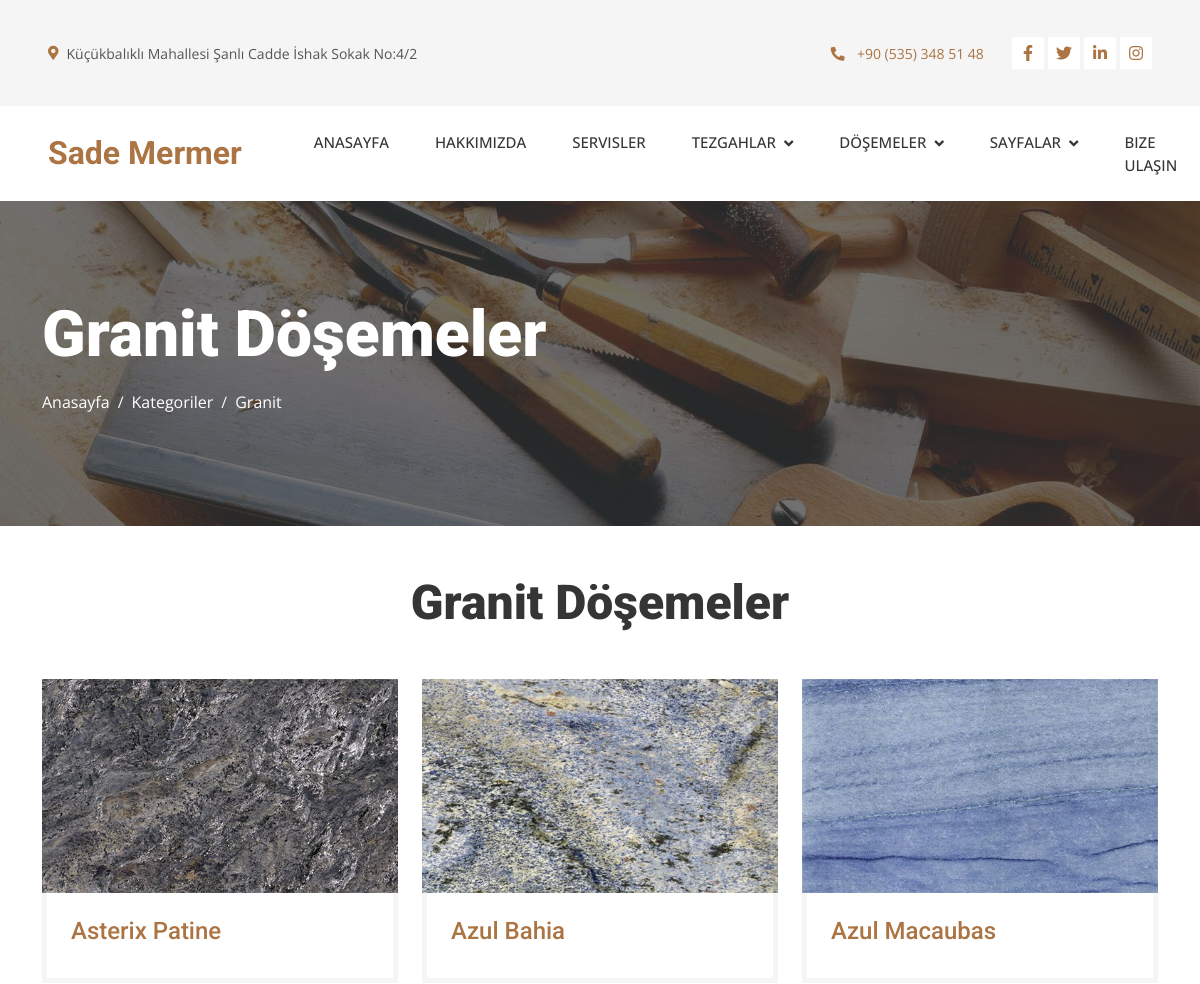
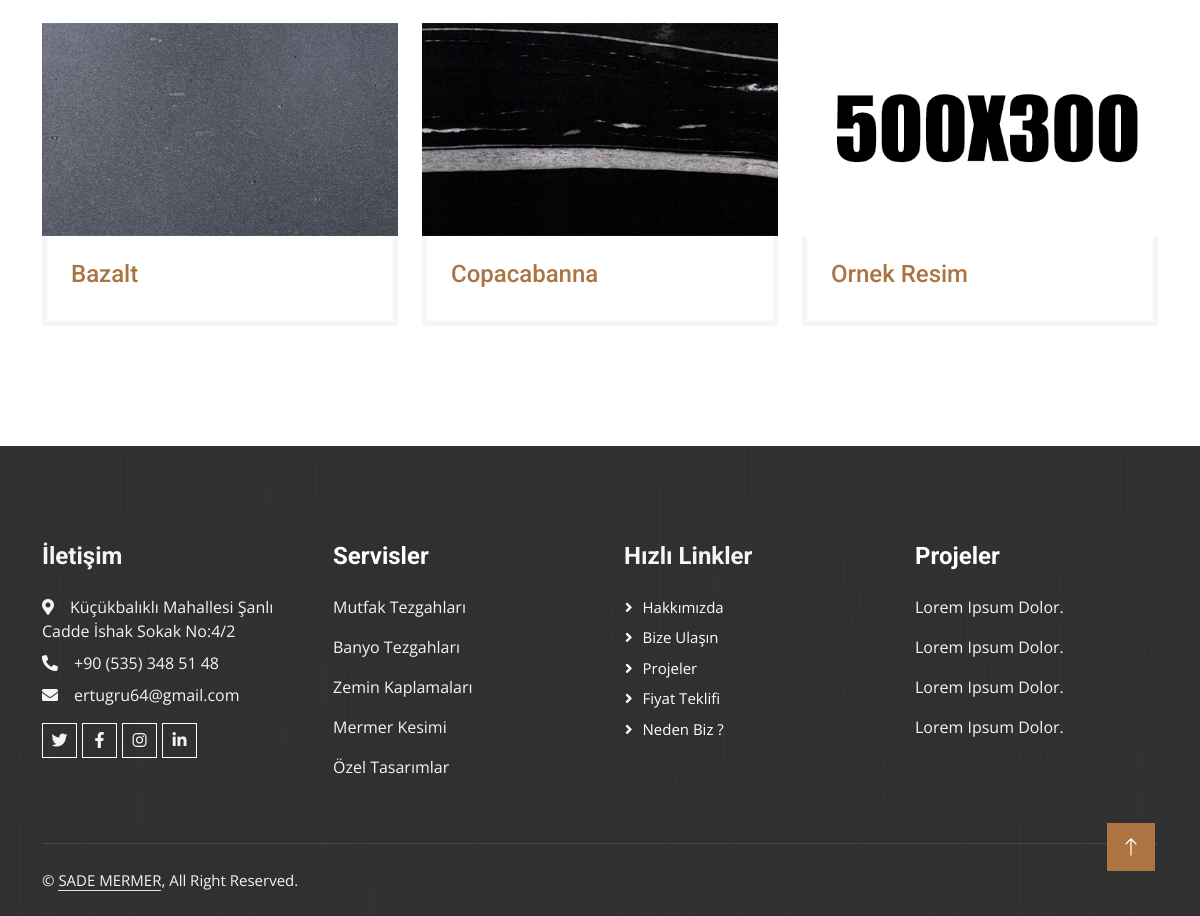
/urunler/category_floor/?category_id=2, run on the app's committed database (2 pictures, top to bottom).
### insaat/models.py (models this page shows, shortened)
class Communicate(models.Model):
    phone_number = models.CharField(null=True, blank=True, max_length=100)
    address = models.CharField(null=True, blank=True, max_length=100)
    hour = models.CharField(null=True, blank=True, max_length=100)
    facebook_link = models.CharField(null=True, blank=True, max_length=100)
    x_link = models.CharField(null=True, blank=True, max_length=100)
    instagram_link = models.CharField(null=True, blank=True, max_length=100)
    linkedin_link = models.CharField(null=True, blank=True, max_length=100)
    mail = models.CharField(null=True, blank=True, max_length=100)
    class Meta:
        verbose_name = 'sosyal medya hesabı'
        verbose_name_plural = 'Sosyal Medya Hesapları'

### urunler/models.py (models this page shows, shortened)
class CatFloor(models.Model):
    name = models.CharField(max_length=50)
    class Meta:
        verbose_name_plural = 'Döşeme Çeşitleri'

class Floor(models.Model):
    name = models.CharField(max_length=100)
    category = models.ForeignKey(CatFloor, on_delete=models.CASCADE, default=1)
    image = models.ImageField(upload_to='images/')
    class Meta:
        verbose_name_plural = 'Dosemeler'

### urunler/views.py (the view)
# urls.py: path('category_floor/', views.category_floor, name='category_floor'),
def category_floor(request):
    floor_categories = CatFloor.objects.all()
    floors = Floor.objects.all()
    selected_category_id = request.GET.get('category_id')
    selected_category = None
    if selected_category_id:
        selected_category = get_object_or_404(CatFloor, id=selected_category_id)
    return render(request, 'floor.html', {'floor_categories': floor_categories,
                                           'floors': floors,
                                           'selected_category': selected_category,
                                           'communication_info': communication_info,
                                           'categories': categories,
                                           })

### urunler/templates/floor.html (shortened to what this page needs)
{% extends 'layouts/base.html' %}
{% load static %}
{% block content %}
    <div class="container-fluid page-header py-5 mb-5">
        <div class="container py-5">
            <h1 class="display-3 text-white mb-3 animated slideInDown">
                {% if selected_category %}
                    {{ selected_category.name }} Döşemeler
                {% else %}
                    Kategoriler
                {% endif %}
            </h1>
            <nav aria-label="breadcrumb animated slideInDown">
                <ol class="breadcrumb">
                    <li class="breadcrumb-item"><a class="text-white" href="{% url 'index' %}">Anasayfa</a></li>
                    <li class="breadcrumb-item text-white active" aria-current="page">Kategoriler</li>
                    <li class="breadcrumb-item text-white active" aria-current="page">{{selected_category.name}}</li>
                </ol>
            </nav>
        </div>
    </div>
    {% include 'components/floor_list.html' %}
{% endblock %}

### insaat/templates/layouts/base.html (shortened to what this page needs)
<!DOCTYPE html>
<html lang="en">
<head>
    {% load static %}
    <link href="https://cdnjs.cloudflare.com/ajax/libs/font-awesome/5.10.0/css/all.min.css" rel="stylesheet">
    <link href="https://cdn.jsdelivr.net/npm/bootstrap-icons@1.4.1/font/bootstrap-icons.css" rel="stylesheet">
    <link href="{% static 'lib/animate/animate.min.css' %}" rel="stylesheet">
    <link href="{% static 'lib/owlcarousel/assets/owl.carousel.min.css' %}" rel="stylesheet">
    <link href="{% static 'lib/lightbox/css/lightbox.min.css' %}" rel="stylesheet">
    <link href="{% static 'css/bootstrap.min.css' %}" rel="stylesheet">
    <link href="{% static 'css/style.css' %}" rel="stylesheet">
</head>
<body>
    {% include 'layouts/topbar.html' %}
    {% include 'layouts/navbar.html' %}
    <div class="container-fluid p-0 pb-5">
        {% block content %}
        {% endblock %}
    </div>
    {% include 'layouts/footer.html' %}
    <a href="#" class="btn btn-lg btn-primary btn-lg-square rounded-0 back-to-top"><i class="bi bi-arrow-up"></i></a>
</body>
</html>

### insaat/templates/layouts/topbar.html (shortened to what this page needs)
<div class="container-fluid bg-light p-0">
    <div class="row gx-0 d-none d-lg-flex">
        <div class="col-lg-7 px-5 text-start">
            <div class="h-100 d-inline-flex align-items-center py-3 me-4">
                <small class="fa fa-map-marker-alt text-primary me-2"></small>
                <small>{{ communication_info.address }}</small>
            </div>
            <div class="h-100 d-inline-flex align-items-center py-3">
                <small>{{ communication_info.hour }}</small>
            </div>
        </div>
        <div class="col-lg-5 px-5 text-end">
            <div class="h-100 d-inline-flex align-items-center py-3 me-4">
                <a href="tel:{{ communication_info.phone_number }}"><small class="fa fa-phone-alt text-primary me-2"></small>
                <small>{{ communication_info.phone_number }}</small></a>
            </div>
            <div class="h-100 d-inline-flex align-items-center">
                <a class="btn btn-sm-square bg-white text-primary me-1" href="{{ communication_info.facebook_link }}"><i class="fab fa-facebook-f"></i></a>
                <a class="btn btn-sm-square bg-white text-primary me-1" href="{{ communication_info.x_link }}"><i class="fab fa-twitter"></i></a>
                <a class="btn btn-sm-square bg-white text-primary me-1" href="{{ communication_info.linkedin_link }}"><i class="fab fa-linkedin-in"></i></a>
                <a class="btn btn-sm-square bg-white text-primary me-0" href="{{ communication_info.instagram_link }}"><i class="fab fa-instagram"></i></a>
            </div>
        </div>
    </div>
</div>

### insaat/templates/layouts/navbar.html (shortened to what this page needs)
{% load static %}
<nav class="navbar navbar-expand-lg bg-white navbar-light sticky-top p-0">
    <a href="{% url 'index' %}" class="navbar-brand d-flex align-items-center px-4 px-lg-5">
        <h2 class="m-0 text-primary">Sade Mermer</h2>
    </a>
    <div class="collapse navbar-collapse" id="navbarCollapse">
        <div class="navbar-nav ms-auto p-4 p-lg-0">
            <a href="{% url 'index' %}" class="nav-item nav-link px-2 {% if request.path == '/' %}active{% endif %}">Anasayfa</a>
            <a href="{% url 'about' %}" class="nav-item nav-link px-2 {% if request.path == '/about' %}active{% endif %}">Hakkımızda</a>
            <a href="{% url 'service' %}" class="nav-item nav-link px-2 {% if request.path == '/service' %}active{% endif %}">Servisler</a>
            <div class="nav-item dropdown">
                <a href="{% url 'category' %}" class="nav-link dropdown-toggle px-2" data-bs-toggle="dropdown">Tezgahlar</a>
            </div>
            <div class="nav-item dropdown">
                <a href="#" class="nav-link dropdown-toggle px-2" data-bs-toggle="dropdown">Döşemeler</a>
            </div>
            <div class="nav-item dropdown">
                <a href="#" class="nav-link dropdown-toggle px-2" data-bs-toggle="dropdown">Sayfalar</a>
            </div>
            <a href="{% url 'contact' %}" class="nav-item nav-link px-2 {% if request.path == '/contact' %}active{% endif %}">Bize Ulaşın</a>
        </div>
    </div>
</nav>

### urunler/templates/components/floor_list.html (shortened to what this page needs)
<div class="container">
  <div class="text-center">
    <h1 class="display-5 mb-5">{{ selected_category.name }} Döşemeler</h1>
  </div>
  <div class="row g-4 portfolio-container">
    {% for floor in floors %} {% if floor.category == selected_category %}
    <div
      class="col-lg-4 col-md-6 portfolio-item"
      data-wow-delay="{{ forloop.counter|divisibleby:2|yesno:'0.1s,0.3s' }}"
    >
      <div class="rounded overflow-hidden">
        <div class="position-relative overflow-hidden">
          <img
            class="img-fluid w-100"
            src="{{ floor.image.url }}"
            alt="{{ floor.name }}"
          />
        </div>
        <div class="border border-5 border-light border-top-0 p-4">
          <h4 class="text-primary fw-medium mb-2">{{ floor.name }}</h4>
        </div>
      </div>
    </div>
    {% endif %} {% endfor %}
  </div>
</div>
<br />

### insaat/templates/layouts/footer.html (shortened to what this page needs)
<div class="container-fluid bg-dark text-light footer mt-5 pt-5 wow fadeIn" data-wow-delay="0.1s">
    <div class="container py-5">
        <div class="row g-5">
            <div class="col-lg-3 col-md-6">
                <h4 class="text-light mb-4">İletişim</h4>
                <p class="mb-2"><i class="fa fa-map-marker-alt me-3"></i>{{ communication_info.address }}</p>
                <p class="mb-2"><i class="fa fa-phone-alt me-3"></i>{{ communication_info.phone_number }}</p>
                <p class="mb-2"><i class="fa fa-envelope me-3"></i>{{ communication_info.mail }}</p>
                <div class="d-flex pt-2">
                    <a class="btn btn-outline-light btn-social" href="{{ communication_info.x_link }}"><i class="fab fa-twitter"></i></a>
                    <a class="btn btn-outline-light btn-social" href="{{ communication_info.facebook_link }}"><i class="fab fa-facebook-f"></i></a>
                    <a class="btn btn-outline-light btn-social" href="{{ communication_info.instagram_link }}"><i class="fab fa-instagram"></i></a>
                    <a class="btn btn-outline-light btn-social" href="{{ communication_info.linkedin_link }}"><i class="fab fa-linkedin-in"></i></a>
                </div>
            </div>
            <div class="col-lg-3 col-md-6">
                <h4 class="text-light mb-4"><a href="{% url 'service' %}" style="color: white;">Servisler</a></h4>
                <p>Mutfak Tezgahları</p>
                <p>Banyo Tezgahları</p>
                <p>Zemin Kaplamaları</p>
                <p>Mermer Kesimi</p>
                <p>Özel Tasarımlar</p>
            </div>
            <div class="col-lg-3 col-md-6">
                <h4 class="text-light mb-4">Hızlı Linkler</h4>
                <a class="btn btn-link" href="{% url 'about' %}">Hakkımızda</a>
                <a class="btn btn-link" href="{% url 'contact' %}">Bize Ulaşın</a>
                <a class="btn btn-link" href="{% url 'project' %}">Projeler</a>
                <a class="btn btn-link" href="{% url 'freequote' %}">Fiyat Teklifi</a>
                <a class="btn btn-link" href="{% url 'feature' %}">Neden Biz ?</a>
            </div>
            <div class="col-lg-3 col-md-6">
                <h4 class="text-light mb-4"><a href="{% url 'project' %}" style="color: white;">Projeler</a></h4>
                <p>Lorem Ipsum Dolor.</p>
                <p>Lorem Ipsum Dolor.</p>
                <p>Lorem Ipsum Dolor.</p>
                <p>Lorem Ipsum Dolor.</p>
            </div>
        </div>
    </div>
    <div class="container">
        <div class="copyright">
            <div class="row">
                <div class="col-md-6 text-center text-md-start mb-3 mb-md-0">
                    &copy; <a class="border-bottom" href="{% url 'index' %}">SADE MERMER</a>, All Right Reserved.
                </div>
                <div class="col-md-6 text-center text-md-end">
                </div>
            </div>
        </div>
    </div>
</div>

### static/css/style.css (style rules this page uses)
:root { --primary: #AB7442; --light: #F5F5F5; --dark: #353535; }
.fw-medium { font-weight: 500 !important; }
.back-to-top { position: fixed; display: none; right: 45px; bottom: 45px; z-index: 99; }
.btn { font-weight: 500; transition: .5s; }
.btn.btn-primary, .btn.btn-secondary { color: #FFFFFF; }
.btn-sm-square { width: 32px; height: 32px; }
.btn-lg-square { width: 48px; height: 48px; }
.btn-square, .btn-sm-square, .btn-lg-square { padding: 0; display: flex; align-items: center; justify-content: center; font-weight: normal; }
.navbar .dropdown-toggle::after { border: none; content: "\f107"; font-family: "Font Awesome 5 Free"; font-weight: 900; vertical-align: middle; margin-left: 8px; }
.navbar-light .navbar-nav .nav-link { margin-right: 30px; padding: 25px 0; color: #FFFFFF; font-size: 15px; font-weight: 500; text-transform: uppercase; outline: none; }
.navbar-light .navbar-brand, .navbar-light a.btn { height: 75px; }
.navbar-light .navbar-nav .nav-link { color: var(--dark); font-weight: 500; }
.navbar-light.sticky-top { top: -100px; transition: .5s; }
.page-header { background: linear-gradient(rgba(53, 53, 53, .7), rgba(53, 53, 53, .7)), url(../img/carousel-1.jpg) center center no-repeat; background-size: cover; }
.breadcrumb-item + .breadcrumb-item::before { color: var(--light); }
.portfolio-item img { transition: .5s; }
.footer { background: linear-gradient(rgba(53, 53, 53, .7), rgba(53, 53, 53, .7)), url(../img/footer.jpg) center center no-repeat; background-size: cover; }
.footer .btn.btn-social { margin-right: 5px; width: 35px; height: 35px; display: flex; align-items: center; justify-content: center; color: var(--light); border: 1px solid #FFFFFF; transition: .3s; }
.footer .btn.btn-link { display: block; margin-bottom: 5px; padding: 0; text-align: left; color: #FFFFFF; font-size: 15px; font-weight: normal; text-transform: capitalize; transition: .3s; }
.footer .btn.btn-link::before { position: relative; content: "\f105"; font-family: "Font Awesome 5 Free"; font-weight: 900; margin-right: 10px; }
.footer .copyright { padding: 25px 0; font-size: 15px; border-top: 1px solid rgba(256, 256, 256, .1); }
.footer .copyright a { color: var(--light); }

### data on the page
Communicate: address "Küçükbalıklı Mahallesi Şanlı Cadde İshak Sokak No:4/2", phone_number "+90 (535) 348 51 48", mail "ertugru64@gmail.com"
CatFloor: name "Granit"
Floor: image (picture), name "Asterix Patine"
Floor: image (picture), name "Azul Bahia"
Floor: image (picture), name "Azul Macaubas"
Floor: image (picture), name "Bazalt"
Floor: image (picture), name "Copacabanna"
Floor: image (picture), name "Ornek Resim"
